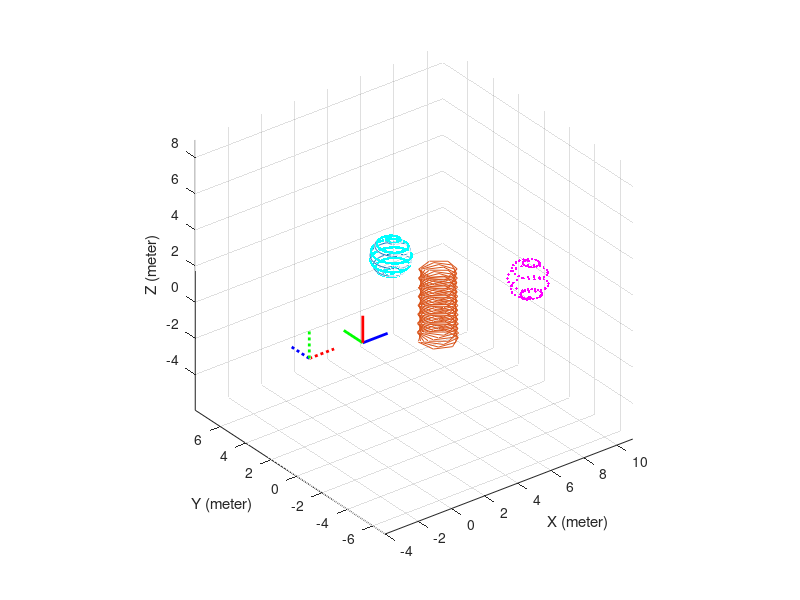
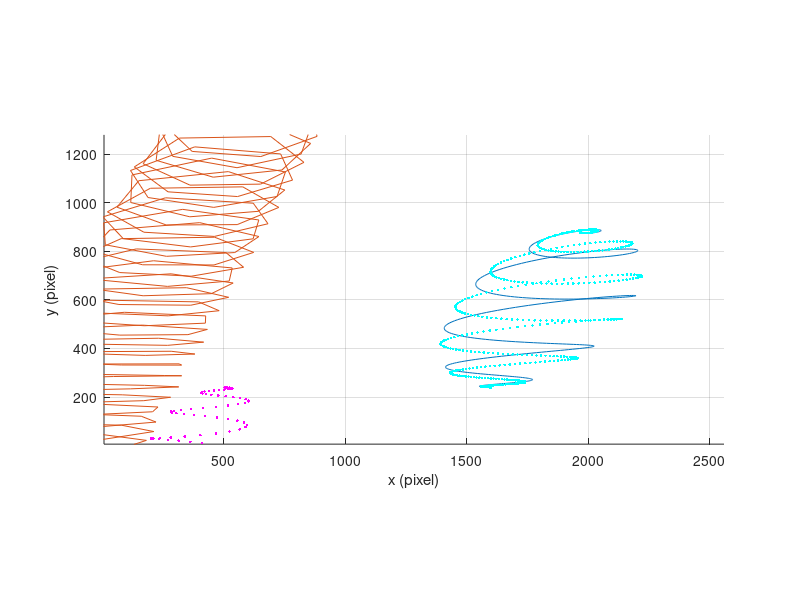

Write MATLAB code to recreate these figures, in order.
% Create the virtual camera
ImageSize = [ 2560 1280 ];
skew = 2560*tan(30*pi/180);
% Calibration matrix
K = [ 2560 skew 320;
       0 2560 240;
       0 0 1];
% Rotation matrix
thx = 0*pi/90; thy = -45*pi/90; thz = -45*pi/90; %radian
Rx = [ 1 0 0;
   0 cos(thx) -sin(thx);
   0 sin(thx) cos(thx)];
Ry = [ cos(thy) 0 sin(thy);
   0 1 0;
   -sin(thy) 0  cos(thy)];
Rz = [ cos(thz) -sin(thz) 0;
   sin(thz) cos(thz) 0;
   0 0 1];
R = Rz*Ry*Rx;
% Camera location
C_ = [-4; -1; 1]; 
% Translation vector
t = -R*C_; 
% Camera projection matrix
P = K*R*[eye(3) -C_]; %  P = K*[R t];
% Build virtual environment
% Object 1
t1 = 0:pi/500:pi;
X1 = sin(t1).*cos(10*t1)+4;
Y1 = sin(t1).*sin(10*t1)+3;
Z1 = cos(t1)+2;
Xt1 = sin(t1).*cos(12*t1)+4;
Yt1 = sin(t1).*sin(12*t1)+3;
Zt1 = cos(t1)+2;
%  Object 2
r = 0:pi/100:pi;
X2 = sin(r).*cos(10*r)+10;
Y2 = sin(r).*sin(10*r);
Z2 = cos(r);
%  Object 3
Z3 = linspace(0,4,200);
X3 = exp(-Z3./50).*sin(50*Z3)+3;
Y3 = exp(-Z3./50).*cos(50*Z3)-2;
%  Draw 3D points and world coordinate frame
figure; plot3(X1,Y1,Z1,Xt1,Yt1,Zt1,'c.');hold on;
plot3(X2,Y2,Z2, 'm.');
plot3(X3,Y3,Z3);
hold on;
grid on;
axis equal;
len = 1.5;
Xp = [len; 0; 0;]; Yp = [0; len; 0]; Zp = [0; 0; len];
plot3([0 Xp(1)], [0 Xp(2)], [0 Xp(3)], 'b-', 'LineWidth',2);
plot3([0 Yp(1)], [0 Yp(2)], [0 Yp(3)], 'g-', 'LineWidth',2);
plot3([0 Zp(1)], [0 Zp(2)], [0 Zp(3)], 'r-', 'LineWidth',2);
xlabel('X (meter)');  ylabel('Y (meter)');
zlabel('Z (meter)');  axis equal; grid on;
%  Camera coordinate frame
CX = R'*(Xp-t); 
CY = R'*(Yp-t);
CZ = R'*(Zp-t);
plot3([C_(1) CX(1)], [C_(2) CX(2)], [C_(3) CX(3)], 'b:', 'LineWidth',2);
plot3([C_(1) CY(1)], [C_(2) CY(2)], [C_(3) CY(3)], 'g:', 'LineWidth',2);
plot3([C_(1) CZ(1)], [C_(2) CZ(2)], [C_(3) CZ(3)], 'r:', 'LineWidth',2);
hold off;

%  Acquire images of 3D points
d = P*[X1;Y1;Z1; ones(1,length(X1))];
d1 = P*[Xt1;Yt1;Zt1; ones(1,length(Xt1))];
d(1,:) = d(1,:)./d(3,:);
d(2,:) = d(2,:)./d(3,:);
d1(1,:) = d1(1,:)./d1(3,:);
d1(2,:) = d1(2,:)./d1(3,:);
e = P*[X2;Y2;Z2; ones(1,length(X2))];
e(1,:) = e(1,:)./e(3,:);
e(2,:) = e(2,:)./e(3,:);
temp = [X3;Y3;Z3; ones(1,length(X3))];
f = P*temp;
f(1,:) = f(1,:)./f(3,:);
f(2,:) = f(2,:)./f(3,:);


%  Draw images of 3D points
figure;  axis equal; grid on; hold on;
plot(d(1,:),d(2,:),d1(1,:),d1(2,:),'c.');
plot(e(1,:),e(2,:),'m.');
plot(f(1,:),f(2,:));
axis([6 ImageSize(1) 6 ImageSize(2)]);
xlabel('x (pixel)');  ylabel('y (pixel)'); hold off;